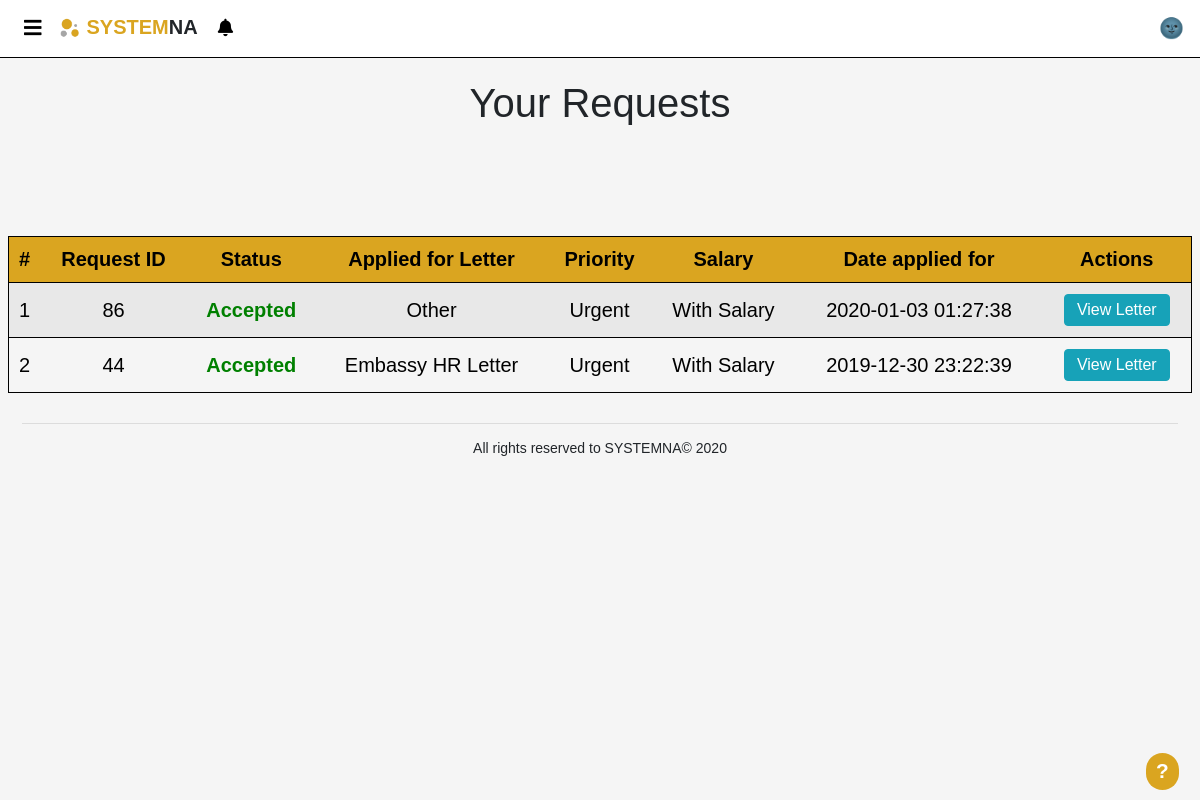
The page /pages/viewRequest.php (signed in) on the database its author committed.
### tables this page shows
CREATE TABLE `requests` (
  `Request_id` int(50) NOT NULL,
  `emp_id` int(11) NOT NULL,
  `Status` tinyint(1) DEFAULT NULL,
  `priority` tinyint(1) NOT NULL,
  `salary` tinyint(1) NOT NULL,
  `date` timestamp NOT NULL DEFAULT current_timestamp(),
  `additional_info` varchar(200) NOT NULL,
  `type_name` varchar(255) NOT NULL
);

### DB/Database.php (called while the page is built, shortened)
<?php
class Database
{
    private $host = 'localhost';
    private $user = 'root';
    private $pass = '';
    private $dbName = 'hr_system';
    private $dbh;
    private $stmt;
    public function __construct()
    {
        $dsn = "mysql:host=".$this->host.";dbname=".$this->dbName;
        $options = array(
            PDO::ATTR_PERSISTENT => true,
            PDO::ATTR_ERRMODE => PDO::ERRMODE_EXCEPTION
        );
        try
        {
            $this->dbh = new PDO($dsn,$this->user,$this->pass,$options);
        }catch(PDOException $e)
        {
            echo "<br><div style='text-align: center;'>ERROR! Please try again later</div>";
            $_SESSION['error'] = 'error in DB';
            error_log("error in DB page");
            exit;
        }
    }
    public function query($sql)
    {
        $this->stmt = $this->dbh->prepare($sql);
    }
    public function execute()
    {
        return $this->stmt->execute();
    }
    public function getdata()
    {
        $this->execute();
        return $this->stmt->fetchAll(PDO::FETCH_OBJ);
    }
    public function numRows()
    {
        return $this->stmt->rowCount();
    }
}
?>

### pages/viewRequest.php (the view, shortened to what this page needs)
<?php
include "../template/header.php";
?>
<br>
<div style="text-align: center;">
    <h1 style="font-family: sans-serif;">Your Requests</h1>
</div>
<br><br>
<table id='Display'>
    <tr id='must'>
        <th>#</th>
        <th>Request ID</th>
        <th>Status</th>
        <th>Applied for Letter</th>
        <th>Priority</th>
        <th>Salary</th>
        <th>Date applied for</th>
        <th colspan="3">Actions</th>
    </tr>
    <?php
    $sql="  SELECT *
    FROM requests INNER join requests_types
    on requests.type_name=requests_types.Name where emp_id='".$_SESSION['id']."'";
    try
    {
        $DB->query($sql);
        $DB->execute();
        $y=0;
        if($DB->numRows()>0)
        {
            for($i=0;$i<$DB->numRows();$i++)
            {
                $x=$DB->getdata();
                $y++;
                $id=$x[$i]->Request_id;
                $priority=$x[$i]->priority;
                $salary=$x[$i]->salary;
                $date=$x[$i]->date;
                $type_name=$x[$i]->type_name;
                $Boolsalray = "Without Salary";
                $BoolPriority = "Urgent";
                if($salary == 1)
                {
                    $Boolsalray ="With Salary";
                }
                else $Boolsalray ="Without Salary";
                if($priority == 1)
                {
                    $BoolPriority ="Urgent";
                }
                else $BoolPriority="Normal";
                echo  "<tr>";
                echo "<td>{$y}</td>";
                echo "<td>{$id}</td>";
                if($x[$i]->Status==1){
                    echo "<td style='color:green; font-weight:bold;'>Accepted</td>";}
                else if($x[$i]->Status==0){
                    echo "<td style='color:red; font-weight:bold;' >Rejected</td>";}
                else{
                    echo "<td style='color:#be800d; font-weight:bold;' >Pending</td>";
                }
                echo "<td>{$type_name}</td>";
                echo "<td>{$BoolPriority}</td>";
                echo "<td>{$Boolsalray}</td>";
                echo "<td>$date</td>";
                if($x[$i]->Status==1){
    ?>
    <td colspan="3"><button id='<?php echo $x[$i]->type_name;?>' onclick="showdata(this.id,'<?php echo $x[$i]->salary;?>' ,'<?php echo $x[$i]->date;?>','<?php echo $id; ?>')" class="btn btn-info btn-sml" data-toggle="modal" data-target='#exampleModalLong'>View Letter</button></td>
    <?php } else if ($x[$i]->Status==0){
    ?>
    <td colspan="4"><p style="color:red; font-weight:bold;">Rejected</p></td>
    <?php }
                else   {
    ?>
    <td colspan="2"><a id="id=<?php echo $x[$i]->Request_id ;?> " href="../operations/deleterequest.php" class='deleteConfirmation EditBtn'>Delete</a></td>
    <td colspan="2"><a href="../pages/editLetter.php?id=<?php echo $x[$i]->Request_id ;?> " class='EditBtn1'>Edit</a></td>
    <?php
                    echo "</tr>";
                }
            }
        }
        else {
            echo"<tr><td colspan=9>You have no requests for now ! </td></tr>";
        }
    }
    catch(Exception $e)
    {
        $_SESSION['error'] = 'error in sql';
        error_log("Error while user trying to view letter request");
        echo "<br><div class='alert alert-danger' style='text-align: center;'>ERROR! Please try again later</div>";
    }
    ?>
</table>
<?php include "../template/footer.php"; ?>

### css/style.css (style rules this page uses)
* { margin: 0px; font-family: sans-serif; }
td, th { text-align: center; padding: 11px 7px; }
#Display tr, #tblRequests tr { color: black; border: 1px solid black; }
#Display tr:nth-child(1), #tblRequests tr:nth-child(1) { background: #DAA520; color: black; }
#Display tr:nth-child(even), #tblRequests tr:nth-child(even) { background: #e8e8e8; color: black; }
#Display, #tblRequests { margin-top: 7vh; border-collapse: collapse; border: 1px solid black; width: 100%; text-align: center; position: relative; display: table; }

### css/popup.css (style rules this page uses)
.popup-notification .popup-close:hover , { color:gold; }

### template/help.php (style rules this page uses)
* { line-height: normal !important; }

### rows shown on the page
requests: Request_id "86", Status "Accepted", type_name "Other", priority "Urgent", salary "With Salary", date "2020-01-03 01:27:38"
requests: Request_id "44", Status "Accepted", type_name "Embassy HR Letter", priority "Urgent", salary "With Salary", date "2019-12-30 23:22:39"
